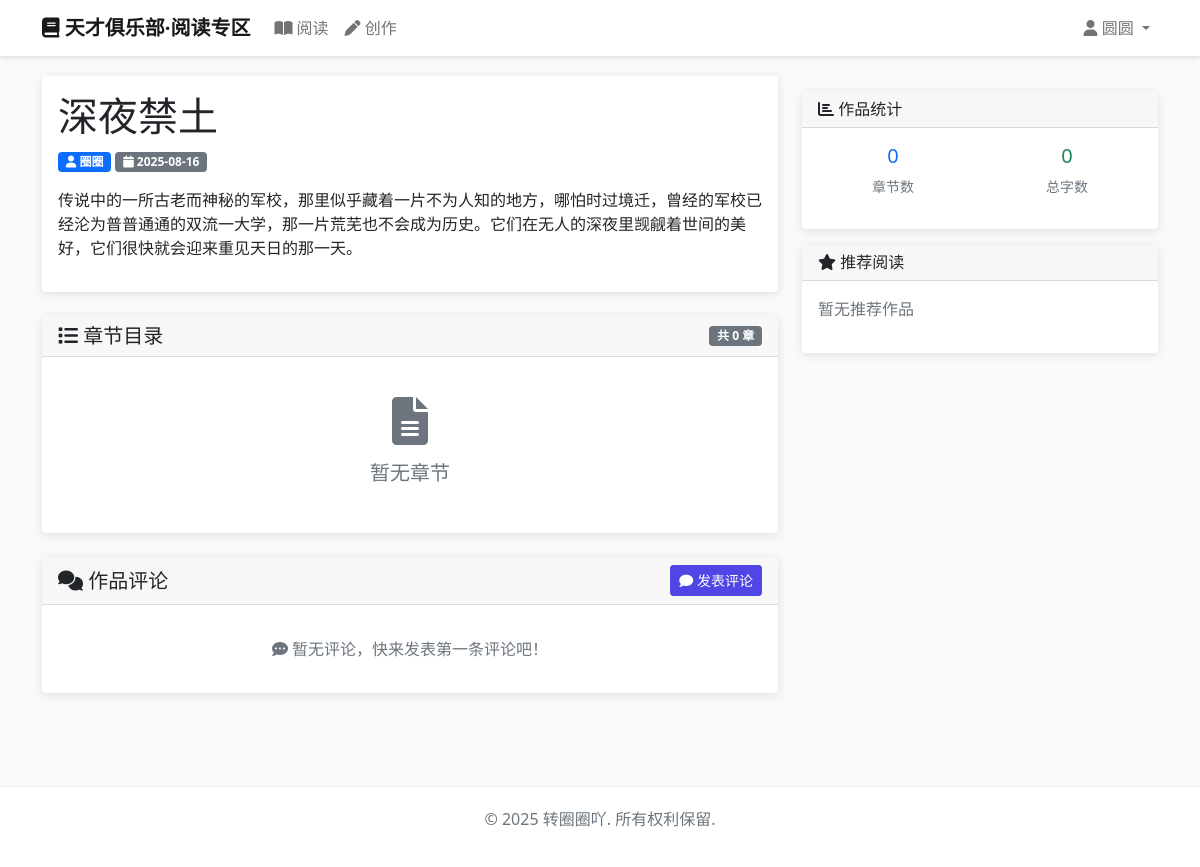
The app's page /books/book/1/ (signed in) with its own data.
### accounts/models.py (models this page shows, shortened)
class User(AbstractBaseUser, PermissionsMixin):
    email = models.EmailField('邮箱', unique=True)
    display_name = models.CharField('显示名称', max_length=50, blank=True, null=True, unique=True)
    is_active = models.BooleanField('是否激活', default=True)
    is_staff = models.BooleanField('是否员工', default=False)
    is_admin = models.BooleanField('是否管理员', default=False)
    date_joined = models.DateTimeField('注册时间', default=timezone.now)
    last_login = models.DateTimeField('最后登录', blank=True, null=True)
    objects = UserManager()
    USERNAME_FIELD = 'email'
    REQUIRED_FIELDS = []
    class Meta:
        db_table = 'users'
        verbose_name = '用户'
        verbose_name_plural = '用户'

### books/models.py (models this page shows, shortened)
class Book(models.Model):
    REVIEW_STATUS_CHOICES = [
        ('pending', '待审核'),
        ('approved', '审核通过'),
        ('rejected', '审核不通过'),
    ]
    author = models.ForeignKey(User, on_delete=models.CASCADE, related_name='books', verbose_name='作者')
    title = models.CharField('作品名', max_length=200)
    description = models.TextField('简介', blank=True)
    title_pending = models.CharField('待审核作品名', max_length=200, blank=True, null=True)
    description_pending = models.TextField('待审核简介', blank=True, null=True)
    ai_check_title = models.CharField('标题AI审核状态', max_length=20, choices=REVIEW_STATUS_CHOICES, default='pending')
    ai_check_description = models.CharField('简介AI审核状态', max_length=20, choices=REVIEW_STATUS_CHOICES, default='pending')
    adm_check_title = models.CharField('标题管理员审核状态', max_length=20, choices=REVIEW_STATUS_CHOICES, blank=True, null=True)
    adm_check_description = models.CharField('简介管理员审核状态', max_length=20, choices=REVIEW_STATUS_CHOICES, blank=True, null=True)
    title_reject_reason = models.TextField('标题拒绝原因', blank=True)
    description_reject_reason = models.TextField('简介拒绝原因', blank=True)
    created_at = models.DateTimeField('创建时间', auto_now_add=True)
    updated_at = models.DateTimeField('更新时间', auto_now=True)
    last_chapter_update = models.DateTimeField('最后章节更新时间', blank=True, null=True)
    class Meta:
        db_table = 'books'
        verbose_name = '作品'
        verbose_name_plural = '作品'
        ordering = ['-updated_at']
    @property
    def display_title(self):
        return self.title if self.title else (self.title_pending or '')
    @property
    def display_description(self):
        return self.description if self.description else (self.description_pending or '')
    @property
    def is_title_approved(self):
        if self.adm_check_title is not None:
            return self.adm_check_title == 'approved'
        return self.ai_check_title == 'approved'
    @property
    def is_description_approved(self):
        if self.adm_check_description is not None:
            return self.adm_check_description == 'approved'
        return self.ai_check_description == 'approved'
    @property
    def is_visible_to_public(self):
        return self.is_title_approved and self.is_description_approved

### books/views.py (the view)
# urls.py: path('book/<int:book_id>/', views.BookDetailView.as_view(), name='book_detail'),
class BookDetailView(LoginRequiredMixin, TemplateView):
    template_name = 'books/book_detail.html'
    login_url = '/accounts/login/'
    def get_context_data(self, **kwargs):
        context = super().get_context_data(**kwargs)
        book_id = kwargs.get('book_id')
        book = get_object_or_404(Book, id=book_id)
        if book.author != self.request.user and not book.is_visible_to_public:
            raise Http404("作品不存在")
        chapters = Chapter.objects.filter(book=book).order_by('chapter_number')
        context.update({
            'book': book,
            'chapters': chapters,
        })
        return context

### templates/books/book_detail.html (shortened to what this page needs)
{% extends 'base.html' %}
{% block content %}
<div class="row">
    <div class="col-md-8">
        <div class="card mb-4">
            <div class="card-body">
                <h1 class="card-title">{{ book.display_title }}</h1>
                <div class="mb-3">
                    <span class="badge bg-primary">
                        <i class="fas fa-user"></i> {{ book.author.display_name|default:book.author.email }}
                    </span>
                    <span class="badge bg-secondary">
                        <i class="fas fa-calendar"></i> {{ book.created_at|date:"Y-m-d" }}
                    </span>
                </div>
                <p class="card-text">{{ book.display_description|linebreaks }}</p>
            </div>
        </div>
        <div class="card">
            <div class="card-header d-flex justify-content-between align-items-center">
                <h5 class="mb-0"><i class="fas fa-list"></i> 章节目录</h5>
                <span class="badge bg-secondary">共 {{ chapters|length }} 章</span>
            </div>
            <div class="card-body">
                {% if chapters %}
                <div class="list-group list-group-flush">
                    {% for chapter in chapters %}
                    <div class="list-group-item d-flex justify-content-between align-items-center">
                        <div>
                            <h6 class="mb-1">
                                第{{ chapter.chapter_number }}章 {{ chapter.title|default:chapter.title_pending }}
                            </h6>
                            <small class="text-muted">
                                <i class="fas fa-calendar"></i> {{ chapter.updated_at|date:"Y-m-d H:i" }}
                            </small>
                            {% if chapter.title_pending %}
                                {% if chapter.adm_check_title == 'rejected' %}
                                    <div class="alert alert-danger alert-sm border-0 bg-light-danger mt-2">
                                        <div class="d-flex align-items-start">
                                            <div>
                                                <strong>❌管理员审核标题不通过</strong>
                                                <small class="text-muted">原因：{{ chapter.title_reject_reason }}</small>
                                            </div>
                                        </div>
                                    </div>
                                {% elif chapter.ai_check_title == 'pending' %}
                                    <div class="alert alert-warning alert-sm border-0 bg-light-warning mt-2">
                                        <div class="d-flex align-items-start">
                                            <span class="me-2"></span>
                                            <div>
                                                <strong>⚠️ AI审核标题不通过</strong>
                                                <small class="text-muted">原因{{ chapter.title_reject_reason }}</small>
                                            </div>
                                        </div>
                                    </div>
                                {% endif %}
                            {% endif %}
                            {% if chapter.content_pending %}
                                {% if chapter.adm_check_content == 'rejected' %}
                                    <div class="alert alert-danger alert-sm border-0 bg-light-danger mt-2">
                                        <div class="d-flex align-items-start">
                                            <div>
                                                <strong>❌ 管理员审核内容不通过</strong>
                                                <small class="text-muted">原因：{{ chapter.content_reject_reason }}</small>
                                            </div>
                                        </div>
                                    </div>
                                {% elif chapter.ai_check_content == 'pending' %}
                                    <div class="alert alert-warning alert-sm border-0 bg-light-warning mt-2">
                                        <div class="d-flex align-items-start">
                                            <div>
                                                <strong>⚠️ AI审核内容不通过</strong>
                                                <small class="text-muted">原因：{{ chapter.content_reject_reason }}</small>
                                            </div>
                                        </div>
                                    </div>
                                {% endif %}
                            {% endif %}
                        </div>
                        <div>
                            <a href="{% url 'books:chapter_detail' book.id chapter.chapter_number %}"
                               class="btn btn-outline-primary btn-sm">
                                <i class="fas fa-book-open"></i> 阅读
                            </a>
                            {% if book.author == user %}
                            <a href="{% url 'books:edit_chapter' book.id chapter.chapter_number %}"
                               class="btn btn-outline-warning btn-sm">
                                <i class="fas fa-edit"></i> 编辑
                            </a>
                            {% endif %}
                        </div>
                    </div>
                    {% endfor %}
                </div>
                {% else %}
                <div class="text-center py-4">
                    <i class="fas fa-file-alt fa-3x text-muted mb-3"></i>
                    <h5 class="text-muted">暂无章节</h5>
                </div>
                {% endif %}
            </div>
        </div>
        <div class="card mt-4">
            <div class="card-header d-flex justify-content-between align-items-center">
                <h5 class="mb-0"><i class="fas fa-comments"></i> 作品评论</h5>
                {% if user.is_authenticated and user.display_name %}
                <button class="btn btn-primary btn-sm" data-bs-toggle="modal" data-bs-target="#commentModal">
                    <i class="fas fa-comment"></i> 发表评论
                </button>
                {% elif user.is_authenticated %}
                <a href="{% url 'accounts:profile' %}" class="btn btn-warning btn-sm">
                    <i class="fas fa-user-edit"></i> 设置昵称后可评论
                </a>
                {% endif %}
            </div>
            <div class="card-body" id="bookComments">
            </div>
        </div>
    </div>
    <div class="col-md-4">
        <div class="card mt-3">
            <div class="card-header">
                <h6 class="mb-0"><i class="fas fa-chart-bar"></i> 作品统计</h6>
            </div>
            <div class="card-body">
                <div class="row text-center">
                    <div class="col-6">
                        <h5 class="text-primary">{{ chapters|length }}</h5>
                        <p class="text-muted small">章节数</p>
                    </div>
                    <div class="col-6">
                        <h5 class="text-success">0</h5>
                        <p class="text-muted small">总字数</p>
                    </div>
                </div>
            </div>
        </div>
        <div class="card mt-3">
            <div class="card-header">
                <h6 class="mb-0"><i class="fas fa-star"></i> 推荐阅读</h6>
            </div>
            <div class="card-body">
                <p class="text-muted">暂无推荐作品</p>
            </div>
        </div>
    </div>
</div>
{% endblock %}

### templates/base.html (shortened to what this page needs)
<!DOCTYPE html>
<html lang="zh-CN">
<head>
    <link href="https://cdn.jsdelivr.net/npm/bootstrap@5.1.3/dist/css/bootstrap.min.css" rel="stylesheet">
    <link href="https://cdnjs.cloudflare.com/ajax/libs/font-awesome/6.0.0/css/all.min.css" rel="stylesheet">
</head>
<body>
    <nav class="navbar navbar-expand-lg navbar-light bg-light">
        <div class="container">
            <a class="navbar-brand" href="{% url 'books:index' %}">
                <i class="fas fa-book"></i> 天才俱乐部·阅读专区
            </a>
            <div class="collapse navbar-collapse" id="navbarNav">
                <ul class="navbar-nav me-auto">
                    <li class="nav-item">
                        <a class="nav-link" href="{% url 'books:read' %}">
                            <i class="fas fa-book-open"></i> 阅读
                        </a>
                    </li>
                    <li class="nav-item">
                        <a class="nav-link" href="{% url 'books:create' %}">
                            <i class="fas fa-pen"></i> 创作
                        </a>
                    </li>
                </ul>
                <ul class="navbar-nav">
                    {% if user.is_authenticated %}
                    <li class="nav-item dropdown">
                        <a class="nav-link dropdown-toggle" href="#" id="navbarDropdown" role="button" data-bs-toggle="dropdown">
                            <i class="fas fa-user"></i>
                            {% if user.display_name %}
                                {{ user.display_name }}
                            {% else %}
                                {{ user.email }}
                            {% endif %}
                        </a>
                    </li>
                    {% else %}
                    <li class="nav-item">
                        <a class="nav-link" href="{% url 'accounts:login' %}">
                            <i class="fas fa-sign-in-alt"></i> 登录
                        </a>
                    </li>
                    {% endif %}
                </ul>
            </div>
        </div>
    </nav>
    <div class="content-wrapper">
        <div class="container">
            {% block content %}{% endblock %}
        </div>
    </div>
    <footer class="footer">
        <div class="container text-center">
            <p class="text-muted">&copy; 2025 转圈圈吖. 所有权利保留.</p>
        </div>
    </footer>
</body>
</html>

### templates/base.html (style rules this page uses)
body { background-color: #f8f9fa; }
.navbar-brand { font-weight: bold; }
.content-wrapper { min-height: calc(100vh - 120px); padding: 20px 0; }
.card { border: none; box-shadow: 0 2px 10px rgba(0,0,0,0.1); transition: transform 0.2s; }
.btn-primary { background-color: #4f46e5; border-color: #4f46e5; }
.navbar { background-color: #fff !important; box-shadow: 0 2px 4px rgba(0,0,0,0.1); }
.footer { background-color: #fff; padding: 20px 0; margin-top: 50px; border-top: 1px solid #e9ecef; }

### records on screen
User: display_name "圆圆"
Book: display_title "深夜禁土", author.display_name "圈圈", created_at "2025-08-16", display_description "传说中的一所古老而神秘的军校，那里似乎藏着一片不为人知的地方，哪怕时过境迁，曾经的军校已经沦为普普通通的双流一大学，那一片荒芜也不会成为历史。它们在无人的深夜里觊觎着世间的美好，它们很快就会迎来重见天日的那一天。"

### other values on screen
{{ chapters|length }} "0"
